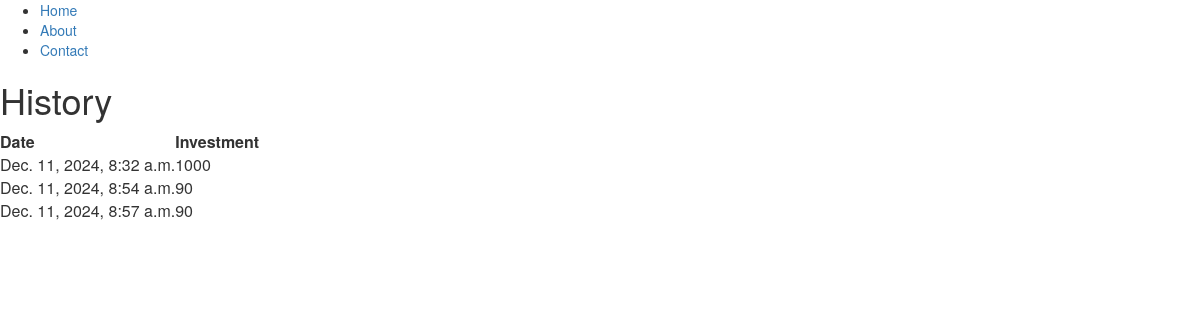
The page /history/1 on the database as committed earlier.
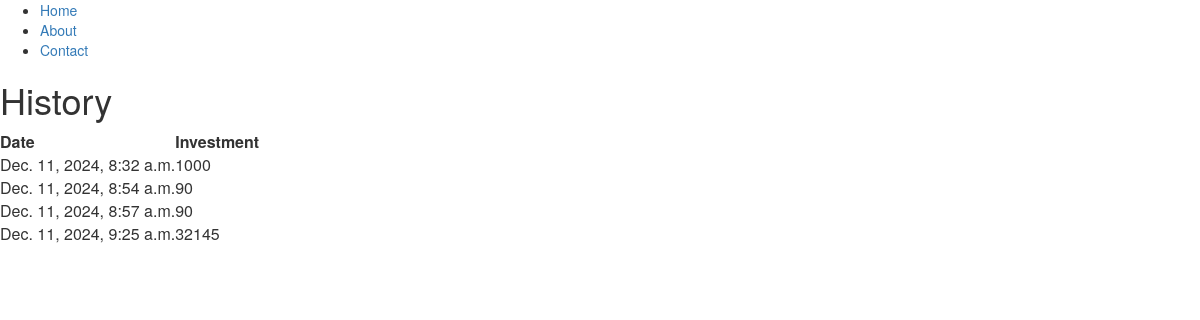
The same page on the database as committed later.
### group_01_firm/models.py (models this page shows)
class Firm(models.Model):
    name = models.CharField(max_length=100)
    cpm = models.CharField(max_length=100)
    investment = models.IntegerField()
    created_at = models.DateTimeField(auto_now_add=True)
    updated_at = models.DateTimeField(auto_now=True)
    def __str__(self):
        return self.name

### group_01_firm/views.py (the view)
# urls.py: path('history/<int:pk>', views.history, name='history'),
def history(request,pk):
    data = Firm.objects.all()
    context = {
        'context': data
    }
    print(context)
    return render(request, 'history.html', context)

### group_01_firm/templates/history.html
{% extends 'base.html' %}
{% block content %}
<h1>History</h1>
    <table>
    <tr>
        <th>Date</th>
        <th>Investment</th>
    </tr>{% for con in context %}
    <tr>
            <td>{{ con.created_at }}</td>
            <td>{{ con.investment }}</td>
    </tr> {% endfor %}
    </table>
{% endblock %}

Rows that differ between the two databases and show on the page:
added Firm: created_at "Dec. 11, 2024, 9:25 a.m.", investment "32145"
